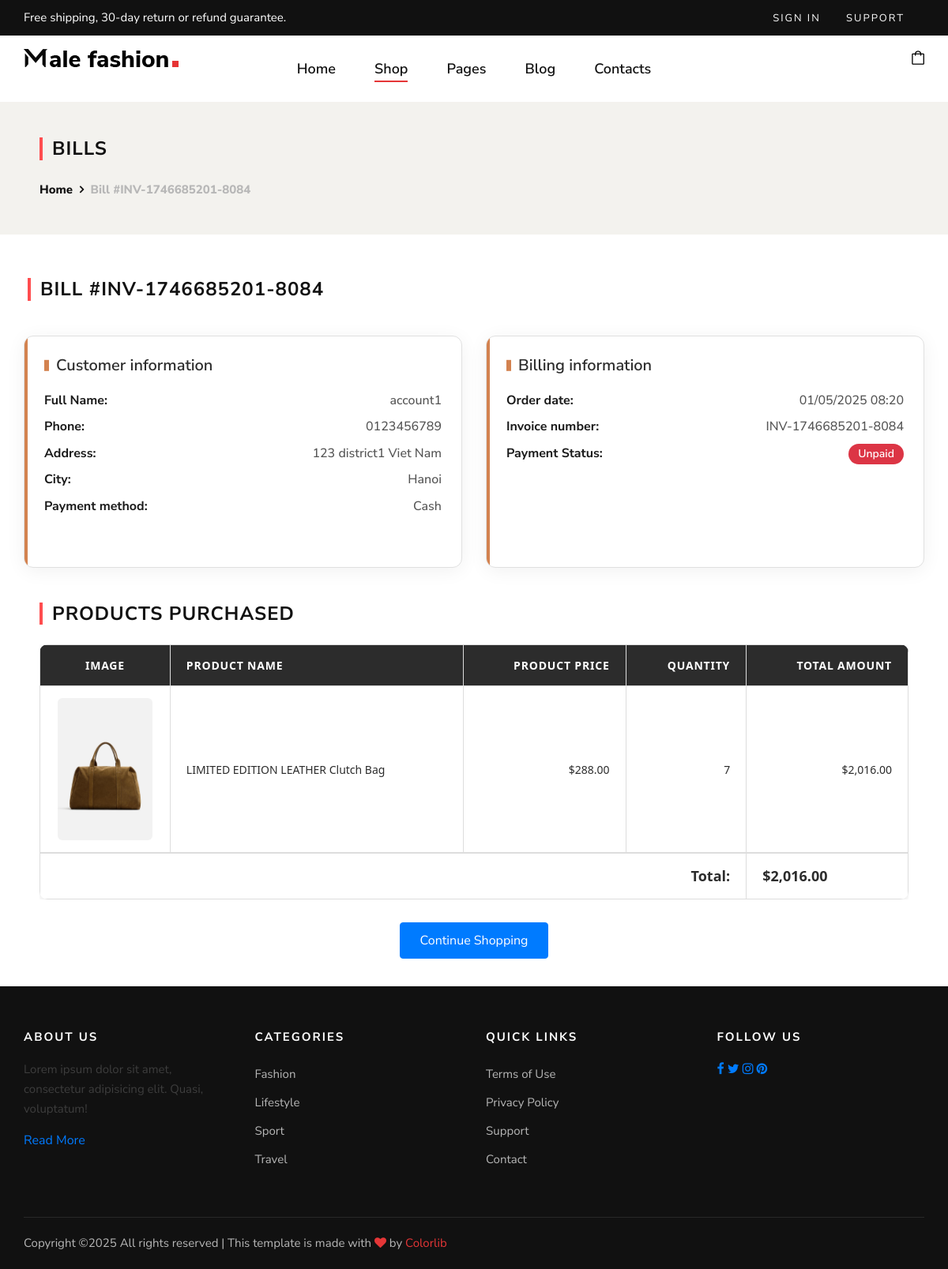
/invoice.php?id=112 (signed in), run on the app's committed database.
### tables this page shows
CREATE TABLE `invoices` (
  `invoice_id` int(11) NOT NULL,
  `order_id` int(11) NOT NULL,
  `invoice_number` varchar(20) NOT NULL,
  `invoice_date` datetime NOT NULL DEFAULT current_timestamp(),
  `payment_status` varchar(50) NOT NULL DEFAULT 'Unpaid',
  `payment_date` datetime DEFAULT NULL,
  `subtotal` decimal(10,2) NOT NULL,
  `tax_amount` decimal(10,2) DEFAULT 0.00,
  `shipping_fee` decimal(10,2) DEFAULT 0.00,
  `discount_amount` decimal(10,2) DEFAULT 0.00,
  `total_amount` decimal(10,2) NOT NULL,
  `notes` text DEFAULT NULL,
  `created_at` timestamp NOT NULL DEFAULT current_timestamp(),
  `updated_at` timestamp NOT NULL DEFAULT current_timestamp() ON UPDATE current_timestamp()
);

CREATE TABLE `checkout` (
  `order_id` int(11) NOT NULL,
  `user_id` int(11) NOT NULL,
  `order_date` datetime NOT NULL,
  `shipping_fullname` varchar(100) NOT NULL,
  `shipping_phone` varchar(20) NOT NULL,
  `shipping_address` text NOT NULL,
  `shipping_city` varchar(100) NOT NULL,
  `payment_method` varchar(50) NOT NULL DEFAULT 'Cash',
  `bank_reference` varchar(100) DEFAULT NULL,
  `card_last4` varchar(4) DEFAULT NULL,
  `card_brand` varchar(50) DEFAULT NULL,
  `total_amount` decimal(10,2) NOT NULL,
  `order_notes` text DEFAULT NULL,
  `order_status` varchar(50) NOT NULL DEFAULT 'Pending',
  `created_at` timestamp NOT NULL DEFAULT current_timestamp(),
  `card_number` varchar(16) DEFAULT NULL,
  `card_holder` varchar(100) DEFAULT NULL
);

CREATE TABLE `checkout_items` (
  `item_id` int(11) NOT NULL,
  `order_id` int(11) NOT NULL,
  `product_id` int(11) NOT NULL,
  `quantity` int(11) NOT NULL,
  `price` decimal(10,2) NOT NULL
);

CREATE TABLE `products` (
  `product_id` int(11) NOT NULL,
  `name` varchar(255) NOT NULL,
  `price` decimal(10,0) DEFAULT NULL,
  `description` text DEFAULT NULL,
  `tag` varchar(100) DEFAULT NULL,
  `image` varchar(255) DEFAULT NULL,
  `created_at` timestamp NOT NULL DEFAULT current_timestamp(),
  `is_deleted` tinyint(1) DEFAULT 0,
  `is_visible` tinyint(1) NOT NULL DEFAULT 1,
  `type_id` int(11) DEFAULT NULL
);

### invoice.php (the view, shortened to what this page needs)
<?php
require_once 'Admin/php/db.php';
$invoice_id = $_GET['id'];
$invoice_query = "
    SELECT i.*,
           c.order_status,
           c.shipping_fullname,
           c.shipping_phone,
           c.shipping_address,
           c.shipping_city,
           c.payment_method,
           c.order_date,
           CASE
               WHEN LOWER(c.payment_method) IN ('card', 'transfer') THEN 'Đã thanh toán'
               WHEN i.payment_status = 'Paid' THEN 'Đã thanh toán'
               WHEN i.payment_status = 'Processing' THEN 'Đang xử lý'
               ELSE 'Chưa thanh toán'
           END as payment_status
    FROM invoices i
    INNER JOIN checkout c ON i.order_id = c.order_id
    WHERE i.invoice_id = ?
";
$stmt = $conn->prepare($invoice_query);
$stmt->bind_param("i", $invoice_id);
$stmt->execute();
$result = $stmt->get_result();
$invoice = $result->fetch_assoc();
$items_query = "
    SELECT
        ci.*,
        p.name,
        p.image,
        p.price as unit_price
    FROM checkout_items AS ci
    JOIN products AS p ON ci.product_id = p.product_id
    WHERE ci.order_id = ?
";
$stmt = $conn->prepare($items_query);
$stmt->bind_param("i", $invoice['order_id']);
$stmt->execute();
$items_result = $stmt->get_result();
$order_items = [];
while ($item = $items_result->fetch_assoc()) {
    $order_items[] = $item;
}
?>
<!DOCTYPE html>
<html lang="en">
<head>
    <link rel="stylesheet" href="css/bootstrap.min.css" type="text/css" />
    <link rel="stylesheet" href="css/font-awesome.min.css" type="text/css" />
    <link rel="stylesheet" href="css/elegant-icons.css" type="text/css" />
    <link rel="stylesheet" href="css/magnific-popup.css" type="text/css" />
    <link rel="stylesheet" href="css/nice-select.css" type="text/css" />
    <link rel="stylesheet" href="css/owl.carousel.min.css" type="text/css" />
    <link rel="stylesheet" href="css/slicknav.min.css" type="text/css" />
    <link rel="stylesheet" href="css/style.css" type="text/css" />
</head>
<body>
    <header class="header">
        <div class="header__top">
            <div class="container">
                <div class="row">
                    <div class="col-lg-6 col-md-7">
                        <div class="header__top__left">
                            <p>Free shipping, 30-day return or refund guarantee.</p>
                        </div>
                    </div>
                    <div class="col-lg-6 col-md-5">
                        <div class="header__top__right">
                            <div class="header__top__links">
                                <a href="login.php" id="userMenu">Sign in</a>
                                <a href="contact.php">SUPPORT</a>
                            </div>
                        </div>
                    </div>
                </div>
            </div>
        </div>
        <div class="container">
            <div class="row">
                <div class="col-lg-3 col-md-3">
                    <div class="header__logo">
                        <a href="./index.php"><img src="img/logo.png" alt="" /></a>
                    </div>
                </div>
                <div class="col-lg-6 col-md-6">
                    <nav class="header__menu mobile-menu">
                        <ul>
                            <li><a href="./index.php">Home</a></li>
                            <li class="active"><a href="./shop.php">Shop</a></li>
                            <li>
                                <a href="#">Pages</a>
                            </li>
                            <li><a href="./blog.php">Blog</a></li>
                            <li><a href="./contact.php">Contacts</a></li>
                        </ul>
                    </nav>
                </div>
                <div class="col-lg-3 col-md-3">
                    <div class="header__nav__option">
                        <a href="./shopping-cart.php"><img src="img/icon/cart.png" alt="" /> </a>
                    </div>
                </div>
            </div>
        </div>
    </header>
<section class="breadcrumb-option no-print">
    <div class="container">
        <div class="row">
            <div class="col-lg-12">
                <div class="order__table">
                    <h4>Bills</h4>
                    <div class="breadcrumb__links">
                        <a href="./index.php">Home</a>
                        <span>Bill #<?php echo $invoice['invoice_number']; ?></span>
                    </div>
                </div>
            </div>
        </div>
    </div>
</section>
    <section class="invoice spad">
        <div class="container">
            <div class="row">
                <div class="order__table">
                    <h3 class="mb-4">Bill #<?php echo $invoice['invoice_number']; ?></h3>
                </div>
            </div>
            <div class="row">
                <div class="col-lg-6">
                    <div class="invoice-info-box">
                        <h4>Customer information</h4>
                        <p><strong>Full Name:</strong> <?php echo htmlspecialchars($invoice['shipping_fullname']); ?>
                        </p>
                        <p><strong>Phone:</strong> <?php echo htmlspecialchars($invoice['shipping_phone']); ?>
                        </p>
                        <p><strong>Address:</strong> <?php echo htmlspecialchars($invoice['shipping_address']); ?></p>
                        <p><strong>City:</strong> <?php echo htmlspecialchars($invoice['shipping_city']); ?></p>
                        <p><strong>Payment method:</strong>
                            <?php echo htmlspecialchars($invoice['payment_method']); ?></p>
                    </div>
                </div>
                <div class="col-lg-6">
                    <div class="invoice-info-box">
                        <h4>Billing information</h4>
                        <p><strong>Order date:</strong>
                            <?php echo date('d/m/Y H:i', strtotime($invoice['order_date'])); ?></p>
                        <p><strong>Invoice number:</strong> <?php echo $invoice['invoice_number']; ?></p>
                        <p><strong>Payment Status:</strong>
                            <?php if ($invoice['payment_status'] === 'Đã thanh toán'): ?>
                            <span class="badge badge-success">Paid</span>
                            <?php elseif ($invoice['payment_status'] === 'Đang xử lý'): ?>
                            <span class="badge badge-warning">Processing</span>
                            <?php else: ?>
                            <span class="badge badge-danger">Unpaid</span>
                            <?php endif; ?>
                        </p>
                    </div>
                </div>
            </div>
            <div class="row mt-4">
                <div class="col-lg-12">
                    <div class="order__table">
                        <h4>Products purchased</h4>
                        <div class="table-responsive">
                            <table class="order-table">
                                <thead>
                                    <tr>
                                        <th>Image</th>
                                        <th>Product Name</th>
                                        <th>Product Price</th>
                                        <th>Quantity</th>
                                        <th>Total amount</th>
                                    </tr>
                                </thead>
                                <tbody>
                                    <?php
    $total = 0;
    if (!empty($order_items)):
        foreach ($order_items as $item):
            $subtotal = $item['quantity'] * $item['unit_price'];
            $total += $subtotal;
    ?>
                                    <tr>
                                        <td>
                                            <?php if(!empty($item['image'])): ?>
                                            <img src="Admin/img/<?php echo htmlspecialchars($item['image']); ?>"
                                                alt="<?php echo htmlspecialchars($item['name']); ?>"
                                                class="product-image">
                                            <?php else: ?>
                                            <img src="img/product/no-image.jpg" alt="No image" class="product-image">
                                            <?php endif; ?>
                                        </td>
                                        <td><?php echo htmlspecialchars($item['name']); ?></td>
                                        <td>$<?php echo number_format($item['unit_price'], 2); ?></td>
                                        <td><?php echo $item['quantity']; ?></td>
                                        <td>$<?php echo number_format($subtotal, 2); ?></td>
                                    </tr>
                                    <?php
        endforeach;
                                    endif; ?>
                                </tbody>
                                <tfoot>
                                    <tr>
                                        <td colspan="4" class="text-right"><strong>Total:</strong></td>
                                        <td><strong>$<?php echo number_format($total, 2); ?></strong></td>
                                    </tr>
                                </tfoot>
                            </table>
                        </div>
                    </div>
                </div>
            </div>
            <div class="row mt-4">
                <div class="col-lg-12 text-center">
                    <a href="shop.php" class="btn btn-primary no-print">Continue Shopping</a>
                </div>
            </div>
        </div>
    </section>
    <footer class="footer">
        <div class="footer__top">
            <div class="container">
                <div class="row">
                    <div class="col-lg-3 col-md-3">
                        <div class="footer__widget">
                            <h6>About Us</h6>
                            <p>Lorem ipsum dolor sit amet, consectetur adipisicing elit. Quasi, voluptatum!</p>
                            <a href="#" class="footer__btn">Read More</a>
                        </div>
                    </div>
                    <div class="col-lg-3 col-md-3">
                        <div class="footer__widget">
                            <h6>Categories</h6>
                            <ul>
                                <li><a href="#">Fashion</a></li>
                                <li><a href="#">Lifestyle</a></li>
                                <li><a href="#">Sport</a></li>
                                <li><a href="#">Travel</a></li>
                            </ul>
                        </div>
                    </div>
                    <div class="col-lg-3 col-md-3">
                        <div class="footer__widget">
                            <h6>Quick Links</h6>
                            <ul>
                                <li><a href="#">Terms of Use</a></li>
                                <li><a href="#">Privacy Policy</a></li>
                                <li><a href="#">Support</a></li>
                                <li><a href="#">Contact</a></li>
                            </ul>
                        </div>
                    </div>
                    <div class="col-lg-3 col-md-3">
                        <div class="footer__widget">
                            <h6>Follow Us</h6>
                            <div class="footer__social">
                                <a href="#"><i class="fa fa-facebook"></i></a>
                                <a href="#"><i class="fa fa-twitter"></i></a>
                                <a href="#"><i class="fa fa-instagram"></i></a>
                                <a href="#"><i class="fa fa-pinterest"></i></a>
                            </div>
                        </div>
                    </div>
                </div>
            </div>
        </div>
        <div class="footer__bottom">
            <div class="container">
                <div class="row">
                    <div class="col-lg-12">
                        <div class="footer__copyright__text">
                            <p>
                                Copyright &copy; All rights reserved | This template is made with <i class="fa fa-heart"
                                    aria-hidden="true"></i> by <a href="https://colorlib.com"
                                    target="_blank">Colorlib</a>
                            </p>
                        </div>
                    </div>
                </div>
            </div>
        </div>
    </footer>
</body>
</html>

### data on the page
invoices: invoice_number "INV-1746685201-8084", order.shipping_fullname "account1", order.shipping_phone "0123456789", order.shipping_address "123 district1 Viet Nam", order.shipping_city "Hanoi", order.payment_method "Cash", order.order_date "01/05/2025 08:20"
checkout_items: product.image (picture), product.name "LIMITED EDITION LEATHER Clutch Bag", product.price "288.00", quantity "7", quantity.price "2,016.00"

### other printed values
$total "2,016.00"
